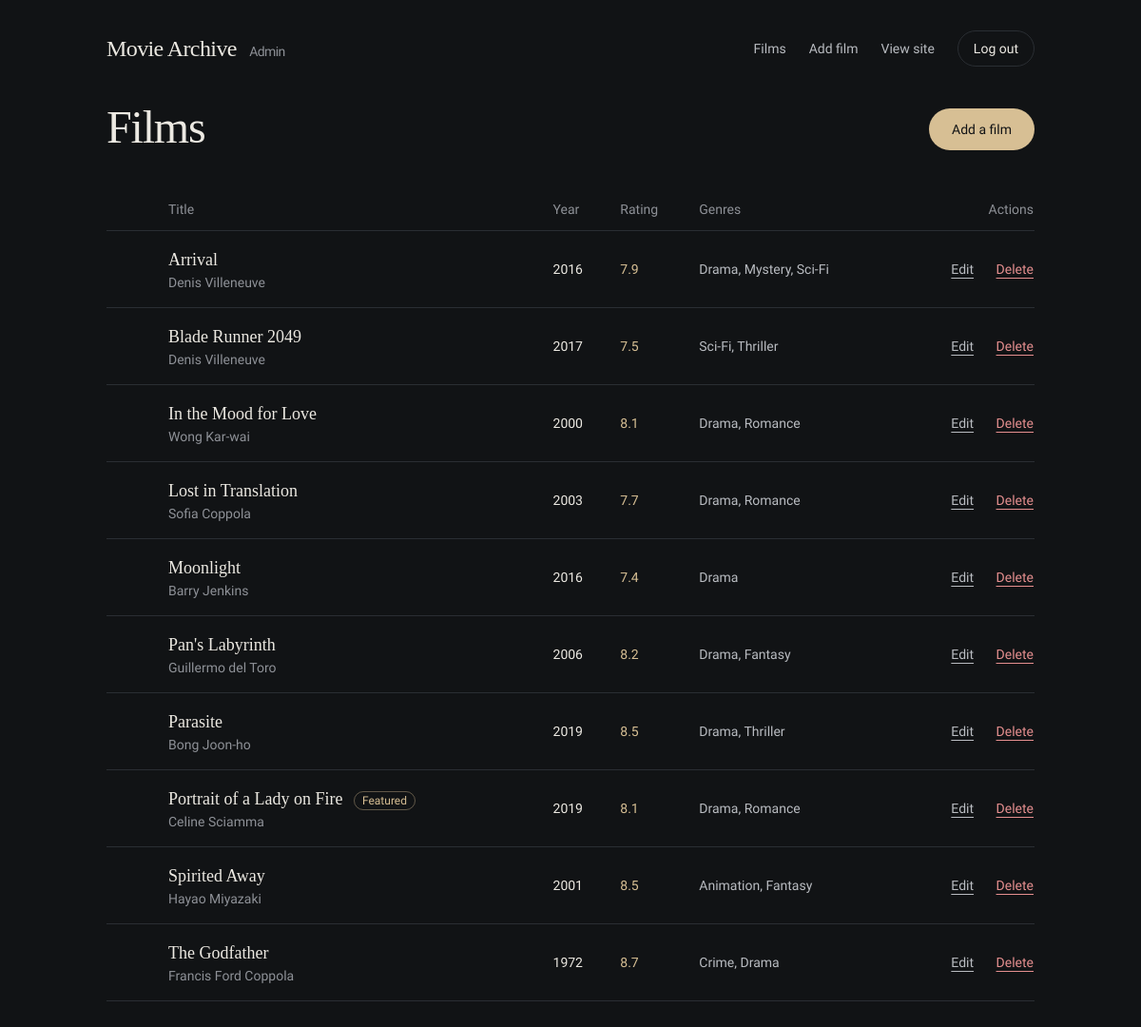
The page /admin/index.php (signed in) on the database its author committed.
### tables this page shows
CREATE TABLE `movies` (
  `id` int(10) UNSIGNED NOT NULL,
  `title` varchar(150) NOT NULL,
  `release_date` date NOT NULL,
  `rating` decimal(3,1) NOT NULL DEFAULT 0.0,
  `director` varchar(120) NOT NULL,
  `cast_list` varchar(500) NOT NULL DEFAULT '',
  `synopsis` text NOT NULL,
  `poster_url` varchar(500) NOT NULL DEFAULT '',
  `is_featured` tinyint(1) NOT NULL DEFAULT 0,
  `created_at` timestamp NOT NULL DEFAULT current_timestamp()
);

### includes/auth.php (called while the page is built, shortened)
<?php
require_once __DIR__ . '/db.php';
function e(?string $s): string {
    return htmlspecialchars((string)$s, ENT_QUOTES, 'UTF-8');
}
function is_admin(): bool {
    return !empty($_SESSION['admin_id']);
}

### includes/db.php (called while the page is built, shortened)
<?php
function db(): PDO {
    static $pdo = null;
    if ($pdo === null) {
        $dsn = 'mysql:host=' . DB_HOST . ';dbname=' . DB_NAME . ';charset=utf8mb4';
        $pdo = new PDO($dsn, DB_USER, DB_PASS, [
            PDO::ATTR_ERRMODE            => PDO::ERRMODE_EXCEPTION,
            PDO::ATTR_DEFAULT_FETCH_MODE => PDO::FETCH_ASSOC,
            PDO::ATTR_EMULATE_PREPARES   => false,
        ]);
    }
    return $pdo;
}

### admin/index.php (the view, shortened to what this page needs)
<?php
require_once __DIR__ . '/../includes/auth.php';
$movies = [];
$dbError = false;
try {
    $movies = db()->query(
        "SELECT m.id, m.title, m.director, YEAR(m.release_date) AS year, m.rating, m.poster_url, m.is_featured,
                GROUP_CONCAT(g.name ORDER BY g.name SEPARATOR ', ') AS genres
         FROM movies m
         LEFT JOIN movie_genres mg ON mg.movie_id = m.id
         LEFT JOIN genres g ON g.id = mg.genre_id
         GROUP BY m.id ORDER BY m.title"
    )->fetchAll();
} catch (PDOException $e) {
    $dbError = true;
}
require __DIR__ . '/../includes/admin_header.php';
?>
<div class="flex flex-wrap items-end justify-between gap-4 mb-10">
  <h1 class="font-display text-5xl tracking-tight leading-none">Films</h1>
  <a href="edit.php" class="rounded-full bg-accent hover:bg-bone text-ink font-medium px-6 py-3 min-h-[44px] text-sm transition-colors">Add a film</a>
</div>
<?php if (!$movies && !$dbError): ?>
  <div class="py-16">
    <p class="font-display text-3xl mb-3">No films yet.</p>
    <p class="text-soft">Add the first one to see it on the site.</p>
  </div>
<?php else: ?>
  <div class="overflow-x-auto">
    <table class="w-full text-left text-sm">
      <thead class="text-mute">
        <tr class="border-b border-line">
          <th class="py-3 pr-4 font-normal w-16"><span class="sr-only">Poster</span></th>
          <th class="py-3 pr-4 font-normal">Title</th>
          <th class="py-3 pr-4 font-normal">Year</th>
          <th class="py-3 pr-4 font-normal">Rating</th>
          <th class="py-3 pr-4 font-normal">Genres</th>
          <th class="py-3 font-normal text-right">Actions</th>
        </tr>
      </thead>
      <tbody>
      <?php foreach ($movies as $m): ?>
        <tr class="border-b border-line align-middle">
          <td class="py-3 pr-4">
          </td>
          <td class="py-3 pr-4">
            <span class="font-display text-lg"><?= e($m['title']) ?></span>
            <?php if ($m['is_featured']): ?>
              <span class="ml-2 rounded-full border border-accent/40 px-2 py-0.5 text-xs text-accent">Featured</span>
            <?php endif; ?>
            <div class="text-mute"><?= e($m['director']) ?></div>
          </td>
          <td class="py-3 pr-4 tabular-nums"><?= (int)$m['year'] ?></td>
          <td class="py-3 pr-4 tabular-nums text-accent"><?= number_format((float)$m['rating'], 1) ?></td>
          <td class="py-3 pr-4 text-soft"><?= e($m['genres'] ?? '') ?></td>
          <td class="py-3 text-right whitespace-nowrap">
            <a href="edit.php?id=<?= (int)$m['id'] ?>" class="text-soft hover:text-bone underline underline-offset-4 mr-5">Edit</a>
            <form method="post" action="delete.php" class="inline"
                  onsubmit="return confirm('Delete <?= e(addslashes($m['title'])) ?>? This cannot be undone.')">
              <button class="text-danger hover:text-bone underline underline-offset-4">Delete</button>
            </form>
          </td>
        </tr>
      <?php endforeach; ?>
      </tbody>
    </table>
  </div>
<?php endif; ?>
<?php require __DIR__ . '/../includes/admin_footer.php'; ?>

### includes/admin_header.php (shortened to what this page needs)
<?php
require_once __DIR__ . '/auth.php';
?>
<!DOCTYPE html>
<html lang="en">
<head>
  <script src="https://cdn.tailwindcss.com"></script>
</head>
<body class="bg-ink text-bone font-sans antialiased">
  <header class="max-w-5xl mx-auto px-6 pt-8 pb-10 flex flex-wrap items-center justify-between gap-4">
    <a href="<?= is_admin() ? 'index.php' : '../index.html' ?>" class="font-display text-2xl tracking-tight">Movie Archive <span class="text-sm font-sans text-mute ml-2">Admin</span></a>
    <?php if (is_admin()): ?>
      <nav class="flex items-center gap-6 text-sm">
        <a href="index.php" class="text-soft hover:text-bone">Films</a>
        <a href="edit.php" class="text-soft hover:text-bone">Add film</a>
        <a href="../index.html" class="text-soft hover:text-bone">View site</a>
        <form method="post" action="logout.php">
          <button class="rounded-full border border-line hover:border-accent px-4 py-2 transition-colors">Log out</button>
        </form>
      </nav>
    <?php endif; ?>
  </header>
  <main class="max-w-5xl mx-auto px-6 pb-24">

### includes/admin_footer.php
  </main>
</body>
</html>

### includes/admin_header.php (style rules this page uses)
html { background: #111315; color-scheme: dark; }

### rows shown on the page
movies: title "Arrival", director "Denis Villeneuve", year "2016", rating "7.9", genres "Drama, Mystery, Sci-Fi"
movies: title "Blade Runner 2049", director "Denis Villeneuve", year "2017", rating "7.5", genres "Sci-Fi, Thriller"
movies: title "In the Mood for Love", director "Wong Kar-wai", year "2000", rating "8.1", genres "Drama, Romance"
movies: title "Lost in Translation", director "Sofia Coppola", year "2003", rating "7.7", genres "Drama, Romance"
movies: title "Moonlight", director "Barry Jenkins", year "2016", rating "7.4", genres "Drama"
movies: title "Pan's Labyrinth", director "Guillermo del Toro", year "2006", rating "8.2", genres "Drama, Fantasy"
movies: title "Parasite", director "Bong Joon-ho", year "2019", rating "8.5", genres "Drama, Thriller"
movies: title "Portrait of a Lady on Fire", is_featured "Featured", director "Celine Sciamma", year "2019", rating "8.1", genres "Drama, Romance"
movies: title "Spirited Away", director "Hayao Miyazaki", year "2001", rating "8.5", genres "Animation, Fantasy"
movies: title "The Godfather", director "Francis Ford Coppola", year "1972", rating "8.7", genres "Crime, Drama"
